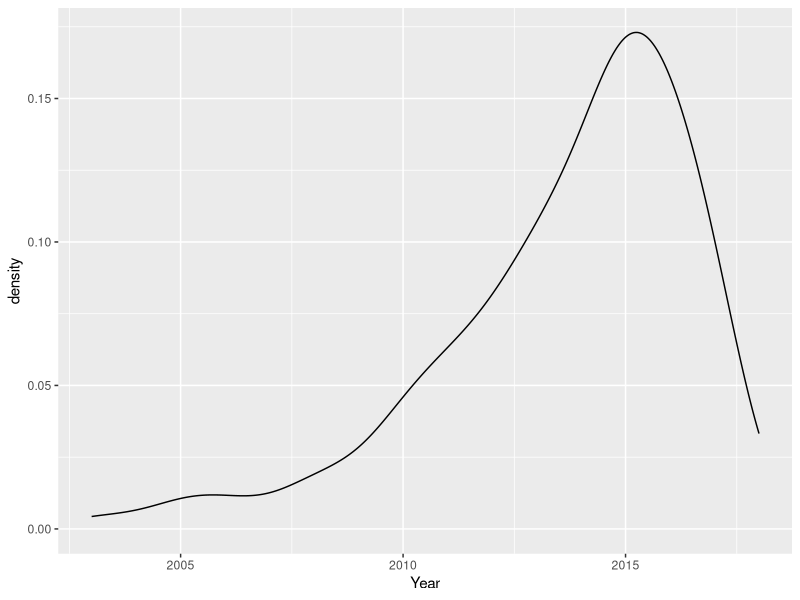
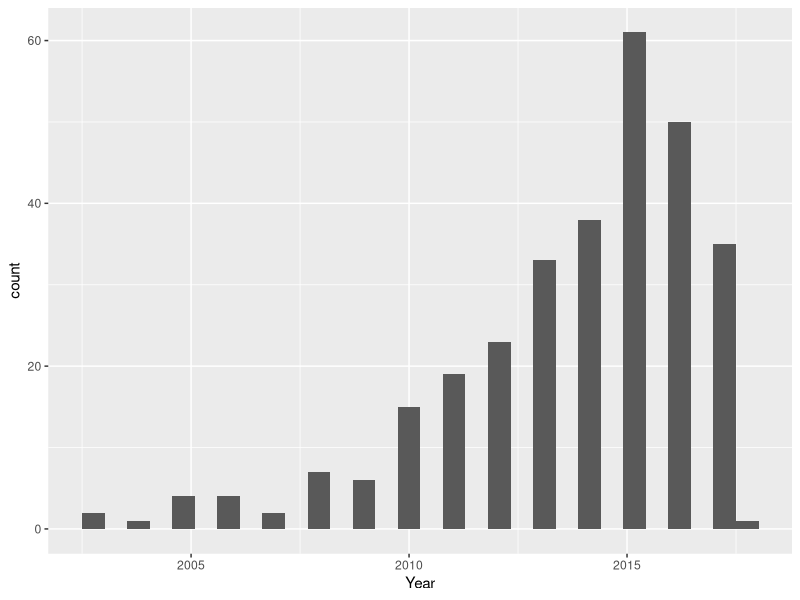
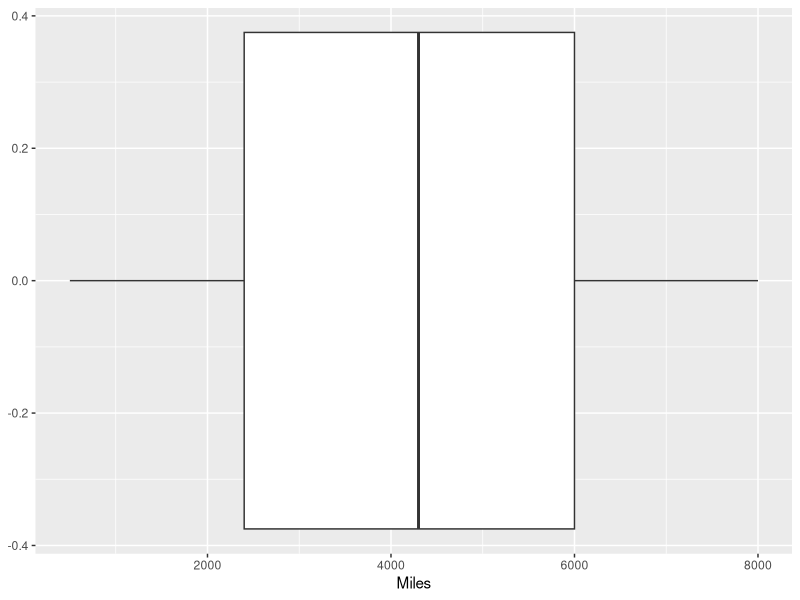
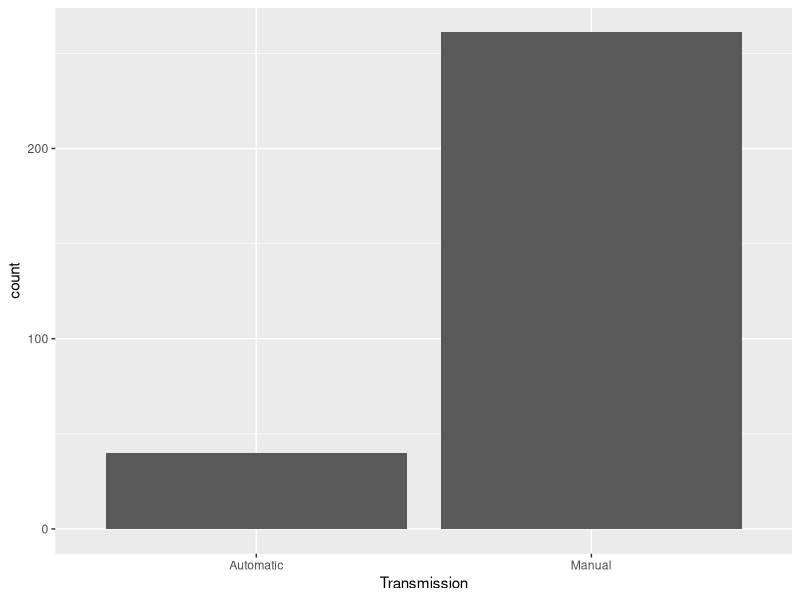
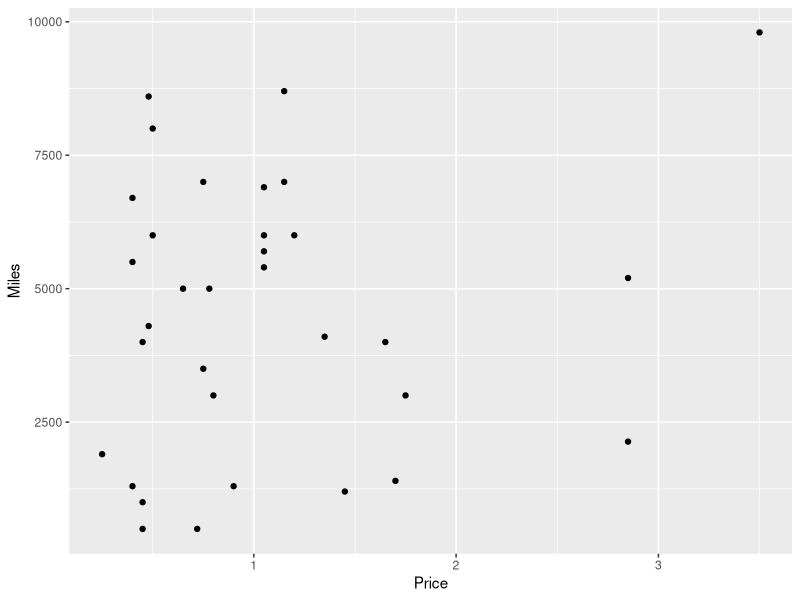
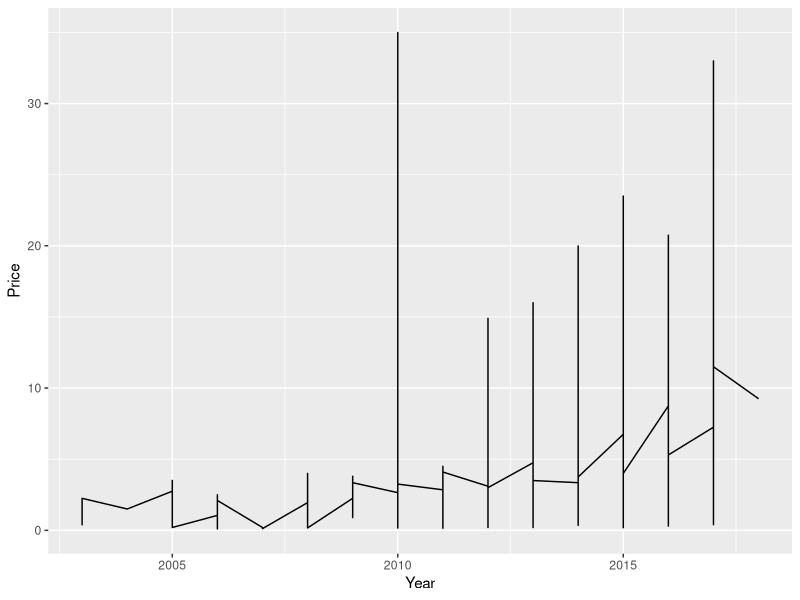
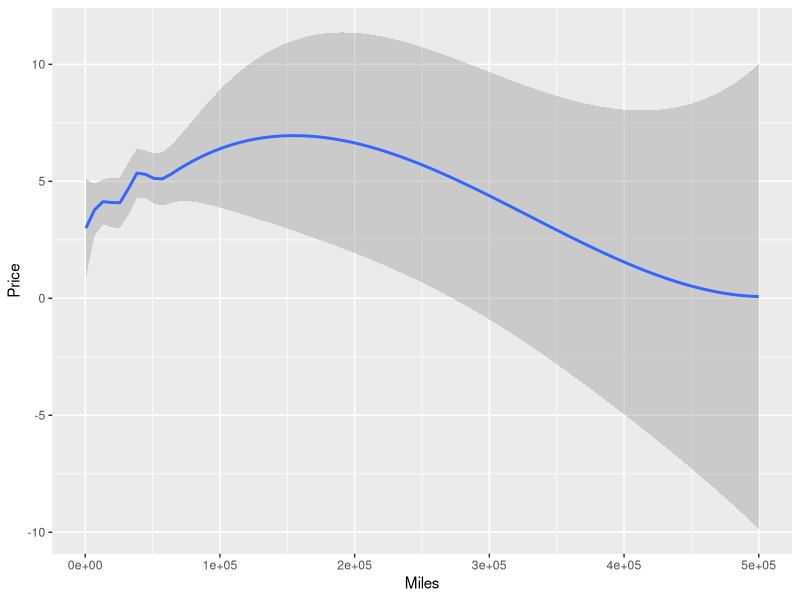
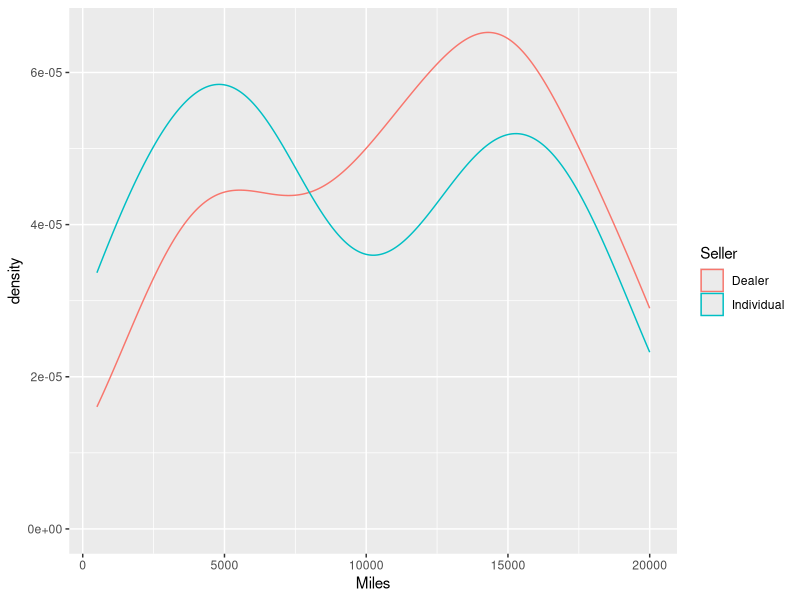

The R source for these figures, in order:
## ---- chunk 1
knitr::opts_chunk$set(message = FALSE)
## ---- chunk 2
library(tidyverse)
setwd("C:/Users/student/Documents/Stat Analysis with R/MATH421")
df <- read_csv('car data.csv')
## ---- chunk 3
df %>% ggplot()+
  geom_density(mapping = aes(x = Year))
## ---- chunk 4
df %>%  ggplot ()+
  geom_histogram(mapping = aes(x=Year))
## ---- chunk 5
df %>% 
  filter(Miles<=8000) %>% 
  ggplot()+
  geom_boxplot(mapping = aes(x=Miles))
## ---- chunk 6
df %>% ggplot()+
  geom_bar(mapping = aes(x=Transmission))
## ---- chunk 7
df %>% 
  filter(Price <= 4, Miles <= 10000) %>% 
ggplot()+
  geom_point(aes(x=Price, y=Miles))
## ---- chunk 8
df %>% ggplot()+
  geom_line(aes(x=Year, y=Price))
## ---- chunk 9
df %>% ggplot()+
  geom_smooth(aes(x=Miles, y=Price))

## ---- chunk 10
df %>% 
  filter(Miles <= 20000) %>% 
  ggplot()+
geom_density(mapping = aes(x=Miles, color=Seller))
## ---- chunk 11
df %>% ggplot()+
  geom_boxplot(mapping = aes(x=Price, y=Transmission))
## ---- chunk 12
df %>% 
  filter(Model == "i20") %>% 
  ggplot()+
  geom_bar(mapping = aes(x=Model, fill=Transmission), position = 'fill')
## ---- chunk 13
df %>% 
  filter(Miles <= 10000, Price <=3) %>% 
  ggplot()+
  geom_point(aes(x=Miles, y=Price, color=Transmission))
